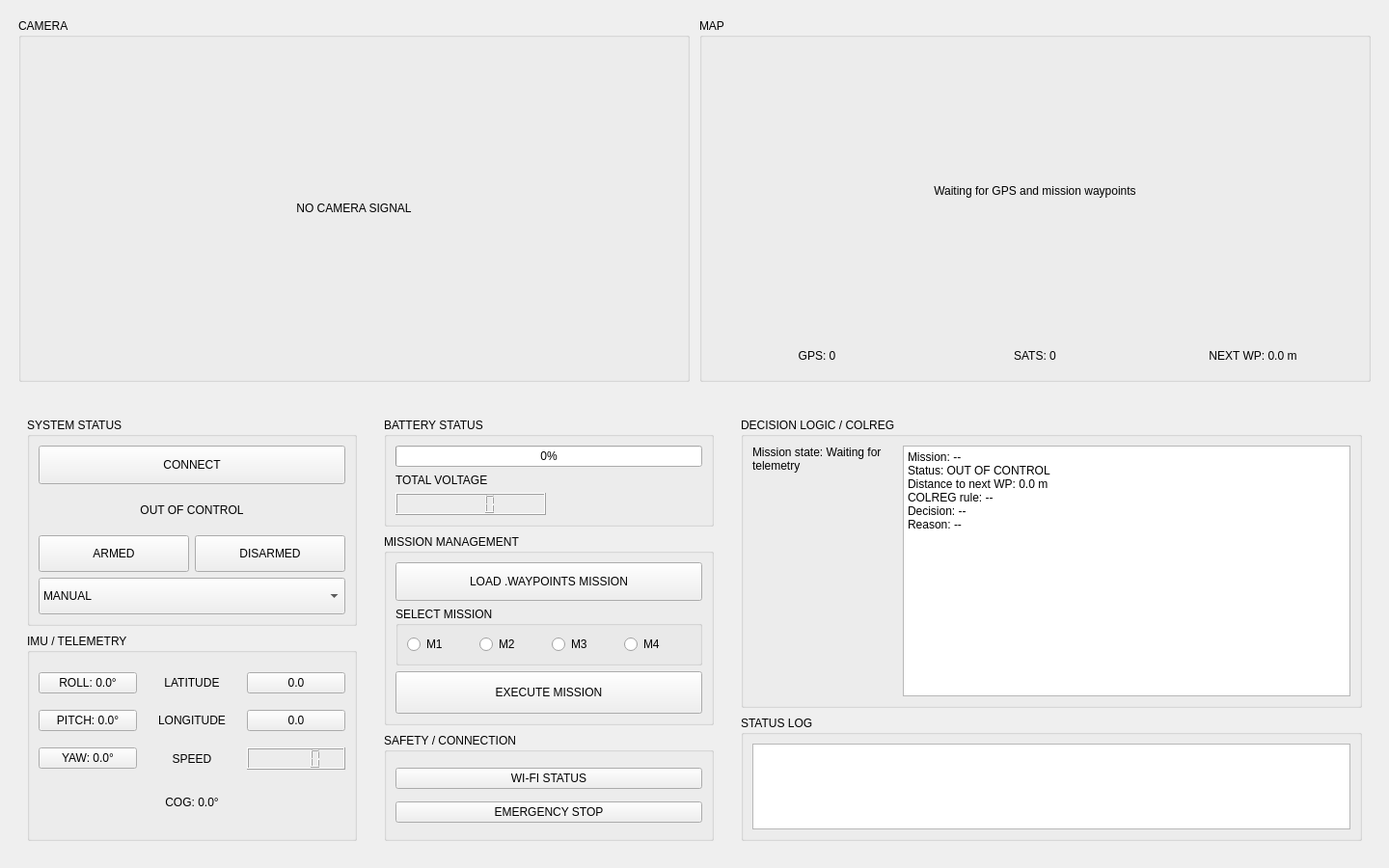
<?xml version="1.0" encoding="UTF-8"?>
<ui version="4.0">
 <class>MainWindow</class>
 <widget class="QMainWindow" name="MainWindow">
  <property name="geometry">
   <rect>
    <x>0</x>
    <y>0</y>
    <width>1440</width>
    <height>900</height>
   </rect>
  </property>
  <property name="minimumSize">
   <size>
    <width>1280</width>
    <height>720</height>
   </size>
  </property>
  <property name="windowTitle">
   <string>NJORD ASV Ground Control</string>
  </property>
  <widget class="QWidget" name="centralwidget">
   <layout class="QVBoxLayout" name="verticalLayout_main">
    <property name="spacing">
     <number>10</number>
    </property>
    <property name="leftMargin">
     <number>10</number>
    </property>
    <property name="topMargin">
     <number>10</number>
    </property>
    <property name="rightMargin">
     <number>10</number>
    </property>
    <property name="bottomMargin">
     <number>10</number>
    </property>
    <item>
     <widget class="QWidget" name="topVisualPanel" native="true">
      <property name="minimumSize">
       <size>
        <width>0</width>
        <height>360</height>
       </size>
      </property>
      <layout class="QHBoxLayout" name="horizontalLayout_visual">
       <property name="spacing">
        <number>10</number>
       </property>
       <item>
        <widget class="QGroupBox" name="groupBox_4">
         <property name="title">
          <string>CAMERA</string>
         </property>
         <layout class="QVBoxLayout" name="verticalLayout_camera">
          <item>
           <widget class="QLabel" name="LCAMERA">
            <property name="minimumSize">
             <size>
              <width>420</width>
              <height>330</height>
             </size>
            </property>
            <property name="text">
             <string>NO CAMERA SIGNAL</string>
            </property>
            <property name="alignment">
             <set>Qt::AlignCenter</set>
            </property>
           </widget>
          </item>
         </layout>
        </widget>
       </item>
       <item>
        <widget class="QGroupBox" name="groupBox_mapMain">
         <property name="title">
          <string>MAP</string>
         </property>
         <layout class="QVBoxLayout" name="verticalLayout_map">
          <item>
           <widget class="QLabel" name="LMAINMAP">
            <property name="minimumSize">
             <size>
              <width>420</width>
              <height>300</height>
             </size>
            </property>
            <property name="text">
             <string>Waiting for GPS and mission waypoints</string>
            </property>
            <property name="alignment">
             <set>Qt::AlignCenter</set>
            </property>
           </widget>
          </item>
          <item>
           <layout class="QHBoxLayout" name="horizontalLayout_map_status">
            <item>
             <widget class="QLabel" name="LMAPGPS">
              <property name="minimumSize">
               <size>
                <width>110</width>
                <height>30</height>
               </size>
              </property>
              <property name="text">
               <string>GPS: 0</string>
              </property>
              <property name="alignment">
               <set>Qt::AlignCenter</set>
              </property>
             </widget>
            </item>
            <item>
             <widget class="QLabel" name="LMAPSATS">
              <property name="minimumSize">
               <size>
                <width>110</width>
                <height>30</height>
               </size>
              </property>
              <property name="text">
               <string>SATS: 0</string>
              </property>
              <property name="alignment">
               <set>Qt::AlignCenter</set>
              </property>
             </widget>
            </item>
            <item>
             <widget class="QLabel" name="LMAPDIST">
              <property name="minimumSize">
               <size>
                <width>210</width>
                <height>30</height>
               </size>
              </property>
              <property name="text">
               <string>NEXT WP: 0.0 m</string>
              </property>
              <property name="alignment">
               <set>Qt::AlignCenter</set>
              </property>
             </widget>
            </item>
           </layout>
          </item>
         </layout>
        </widget>
       </item>
      </layout>
     </widget>
    </item>
    <item>
     <widget class="QWidget" name="bottomInfoPanel" native="true">
      <layout class="QHBoxLayout" name="horizontalLayout">
       <property name="spacing">
        <number>10</number>
       </property>
       <item>
        <widget class="QWidget" name="leftPanel" native="true">
         <property name="minimumSize">
          <size>
           <width>360</width>
           <height>0</height>
          </size>
         </property>
         <layout class="QVBoxLayout" name="verticalLayout_left">
          <property name="spacing">
           <number>8</number>
          </property>
          <item>
           <widget class="QGroupBox" name="groupBox">
            <property name="title">
             <string>SYSTEM STATUS</string>
            </property>
            <layout class="QVBoxLayout" name="verticalLayout_system">
             <item>
              <widget class="QPushButton" name="BTNCONNECT">
               <property name="minimumSize">
                <size>
                 <width>0</width>
                 <height>40</height>
                </size>
               </property>
               <property name="text">
                <string>CONNECT</string>
               </property>
              </widget>
             </item>
             <item>
              <widget class="QLabel" name="LVESSELSTATUS">
               <property name="minimumSize">
                <size>
                 <width>0</width>
                 <height>36</height>
                </size>
               </property>
               <property name="text">
                <string>OUT OF CONTROL</string>
               </property>
               <property name="alignment">
                <set>Qt::AlignCenter</set>
               </property>
              </widget>
             </item>
             <item>
              <layout class="QHBoxLayout" name="horizontalLayout_arm">
               <item>
                <widget class="QPushButton" name="BTNARM">
                 <property name="minimumSize">
                  <size>
                   <width>0</width>
                   <height>38</height>
                  </size>
                 </property>
                 <property name="text">
                  <string>ARMED</string>
                 </property>
                </widget>
               </item>
               <item>
                <widget class="QPushButton" name="BTNDISARM">
                 <property name="minimumSize">
                  <size>
                   <width>0</width>
                   <height>38</height>
                  </size>
                 </property>
                 <property name="text">
                  <string>DISARMED</string>
                 </property>
                </widget>
               </item>
              </layout>
             </item>
             <item>
              <widget class="QComboBox" name="CMBMODE">
               <property name="minimumSize">
                <size>
                 <width>0</width>
                 <height>38</height>
                </size>
               </property>
               <item>
                <property name="text">
                 <string>MANUAL</string>
                </property>
               </item>
               <item>
                <property name="text">
                 <string>HOLD</string>
                </property>
               </item>
               <item>
                <property name="text">
                 <string>AUTO</string>
                </property>
               </item>
               <item>
                <property name="text">
                 <string>GUIDED</string>
                </property>
               </item>
               <item>
                <property name="text">
                 <string>RTL</string>
                </property>
               </item>
              </widget>
             </item>
            </layout>
           </widget>
          </item>
          <item>
           <widget class="QGroupBox" name="groupBox_2">
            <property name="title">
             <string>IMU / TELEMETRY</string>
            </property>
            <layout class="QGridLayout" name="gridLayout_telemetry">
             <item row="0" column="0">
              <widget class="QPushButton" name="BTNROLL">
               <property name="text">
                <string>ROLL: 0.0°</string>
               </property>
              </widget>
             </item>
             <item row="0" column="1">
              <widget class="QLabel" name="label_lat_title">
               <property name="text">
                <string>LATITUDE</string>
               </property>
               <property name="alignment">
                <set>Qt::AlignCenter</set>
               </property>
              </widget>
             </item>
             <item row="0" column="2">
              <widget class="QPushButton" name="BTNLAT">
               <property name="text">
                <string>0.0</string>
               </property>
              </widget>
             </item>
             <item row="1" column="0">
              <widget class="QPushButton" name="BTNPITCH">
               <property name="text">
                <string>PITCH: 0.0°</string>
               </property>
              </widget>
             </item>
             <item row="1" column="1">
              <widget class="QLabel" name="label_lon_title">
               <property name="text">
                <string>LONGITUDE</string>
               </property>
               <property name="alignment">
                <set>Qt::AlignCenter</set>
               </property>
              </widget>
             </item>
             <item row="1" column="2">
              <widget class="QPushButton" name="BTNLONG">
               <property name="text">
                <string>0.0</string>
               </property>
              </widget>
             </item>
             <item row="2" column="0">
              <widget class="QPushButton" name="BTNYAW">
               <property name="text">
                <string>YAW: 0.0°</string>
               </property>
              </widget>
             </item>
             <item row="2" column="1">
              <widget class="QLabel" name="label_speed_title">
               <property name="text">
                <string>SPEED</string>
               </property>
               <property name="alignment">
                <set>Qt::AlignCenter</set>
               </property>
              </widget>
             </item>
             <item row="2" column="2">
              <widget class="QLCDNumber" name="LCDSPEED"/>
             </item>
             <item row="3" column="1">
              <widget class="QLabel" name="LCOG">
               <property name="minimumSize">
                <size>
                 <width>100</width>
                 <height>28</height>
                </size>
               </property>
               <property name="maximumSize">
                <size>
                 <width>130</width>
                 <height>34</height>
                </size>
               </property>
               <property name="text">
                <string>COG: 0.0°</string>
               </property>
               <property name="alignment">
                <set>Qt::AlignCenter</set>
               </property>
              </widget>
             </item>
            </layout>
           </widget>
          </item>
         </layout>
        </widget>
       </item>
       <item>
        <widget class="QWidget" name="middlePanel" native="true">
         <property name="minimumSize">
          <size>
           <width>360</width>
           <height>0</height>
          </size>
         </property>
         <layout class="QVBoxLayout" name="verticalLayout_middle">
          <property name="spacing">
           <number>8</number>
          </property>
          <item>
           <widget class="QGroupBox" name="groupBox_3">
            <property name="maximumSize">
             <size>
              <width>16777215</width>
              <height>235</height>
             </size>
            </property>
            <property name="title">
             <string>BATTERY STATUS</string>
            </property>
            <layout class="QGridLayout" name="gridLayout_battery">
             <item row="0" column="0" colspan="2">
              <widget class="QProgressBar" name="BATTERBAR">
               <property name="value">
                <number>0</number>
               </property>
               <property name="textVisible">
                <bool>true</bool>
               </property>
              </widget>
             </item>
             <item row="1" column="0">
              <widget class="QLabel" name="label_20">
               <property name="text">
                <string>TOTAL VOLTAGE</string>
               </property>
              </widget>
             </item>
             <item row="2" column="0">
              <widget class="QLCDNumber" name="LCDVOLT"/>
             </item>
            </layout>
           </widget>
          </item>
          <item>
           <widget class="QGroupBox" name="groupBox_6">
            <property name="title">
             <string>MISSION MANAGEMENT</string>
            </property>
            <layout class="QVBoxLayout" name="verticalLayout_mission">
             <item>
              <widget class="QPushButton" name="BTNFILE">
               <property name="minimumSize">
                <size>
                 <width>0</width>
                 <height>40</height>
                </size>
               </property>
               <property name="text">
                <string>LOAD .WAYPOINTS MISSION</string>
               </property>
              </widget>
             </item>
             <item>
              <widget class="QGroupBox" name="groupBox_7">
               <property name="title">
                <string>SELECT MISSION</string>
               </property>
               <layout class="QHBoxLayout" name="horizontalLayout_mission_select">
                <item>
                 <widget class="QRadioButton" name="RM1">
                  <property name="text">
                   <string>M1</string>
                  </property>
                 </widget>
                </item>
                <item>
                 <widget class="QRadioButton" name="RM2">
                  <property name="text">
                   <string>M2</string>
                  </property>
                 </widget>
                </item>
                <item>
                 <widget class="QRadioButton" name="RM3">
                  <property name="text">
                   <string>M3</string>
                  </property>
                 </widget>
                </item>
                <item>
                 <widget class="QRadioButton" name="RM4">
                  <property name="text">
                   <string>M4</string>
                  </property>
                 </widget>
                </item>
               </layout>
              </widget>
             </item>
             <item>
              <widget class="QPushButton" name="BTNMISSION">
               <property name="minimumSize">
                <size>
                 <width>0</width>
                 <height>44</height>
                </size>
               </property>
               <property name="text">
                <string>EXECUTE MISSION</string>
               </property>
              </widget>
             </item>
            </layout>
           </widget>
          </item>
          <item>
           <widget class="QGroupBox" name="groupBox_bottom">
            <property name="title">
             <string>SAFETY / CONNECTION</string>
            </property>
            <layout class="QVBoxLayout" name="verticalLayout_bottom">
             <item>
              <widget class="QPushButton" name="BTNWIFI">
               <property name="text">
                <string>WI-FI STATUS</string>
               </property>
              </widget>
             </item>
             <item>
              <widget class="QPushButton" name="BTNSTOP">
               <property name="text">
                <string>EMERGENCY STOP</string>
               </property>
              </widget>
             </item>
            </layout>
           </widget>
          </item>
         </layout>
        </widget>
       </item>
       <item>
        <widget class="QWidget" name="rightPanel" native="true">
         <property name="minimumSize">
          <size>
           <width>420</width>
           <height>0</height>
          </size>
         </property>
         <layout class="QVBoxLayout" name="verticalLayout_right">
          <property name="spacing">
           <number>8</number>
          </property>
          <item>
           <widget class="QGroupBox" name="groupBox_8">
            <property name="title">
             <string>DECISION LOGIC / COLREG</string>
            </property>
            <layout class="QGridLayout" name="gridLayout_decision">
             <item row="0" column="0">
              <widget class="QLabel" name="LLOGIC">
               <property name="minimumSize">
                <size>
                 <width>150</width>
                 <height>120</height>
                </size>
               </property>
               <property name="text">
                <string>Mission state: Waiting for telemetry</string>
               </property>
               <property name="alignment">
                <set>Qt::AlignLeading|Qt::AlignLeft|Qt::AlignTop</set>
               </property>
               <property name="wordWrap">
                <bool>true</bool>
               </property>
              </widget>
             </item>
             <item row="0" column="1">
              <widget class="QTextEdit" name="TXTCOLREG">
               <property name="minimumSize">
                <size>
                 <width>260</width>
                 <height>120</height>
                </size>
               </property>
               <property name="readOnly">
                <bool>true</bool>
               </property>
               <property name="plainText">
                <string>Mission: --
Status: OUT OF CONTROL
Distance to next WP: 0.0 m
COLREG rule: --
Decision: --
Reason: --</string>
               </property>
              </widget>
             </item>
            </layout>
           </widget>
          </item>
          <item>
           <widget class="QGroupBox" name="groupBox_5">
            <property name="maximumSize">
             <size>
              <width>16777215</width>
              <height>130</height>
             </size>
            </property>
            <property name="title">
             <string>STATUS LOG</string>
            </property>
            <layout class="QVBoxLayout" name="verticalLayout_log">
             <item>
              <widget class="QTextEdit" name="TXTSTATUSLOG">
               <property name="readOnly">
                <bool>true</bool>
               </property>
              </widget>
             </item>
            </layout>
           </widget>
          </item>
         </layout>
        </widget>
       </item>
      </layout>
     </widget>
    </item>
   </layout>
  </widget>
 </widget>
 <resources/>
 <connections/>
</ui>
